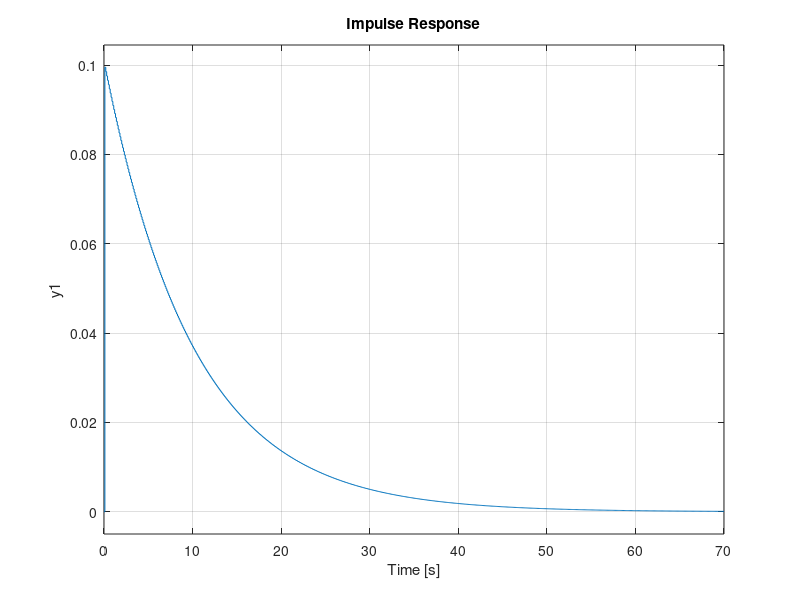
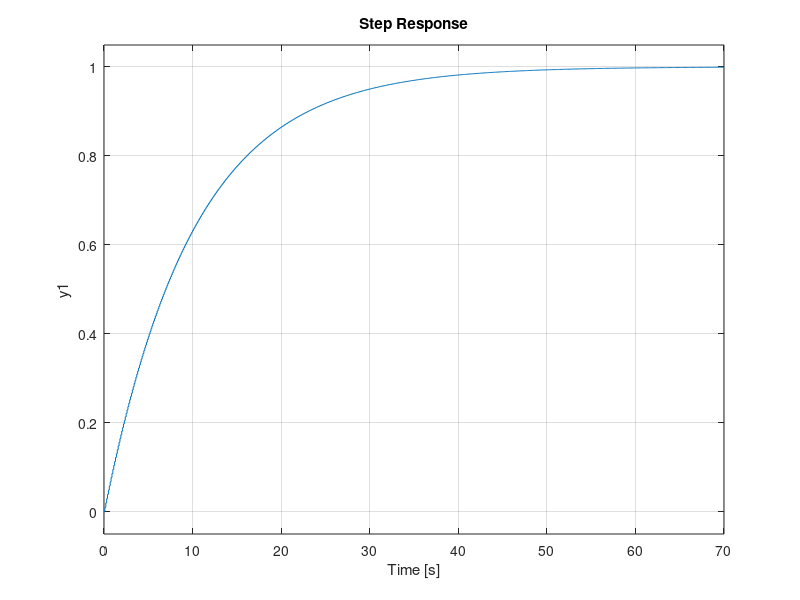
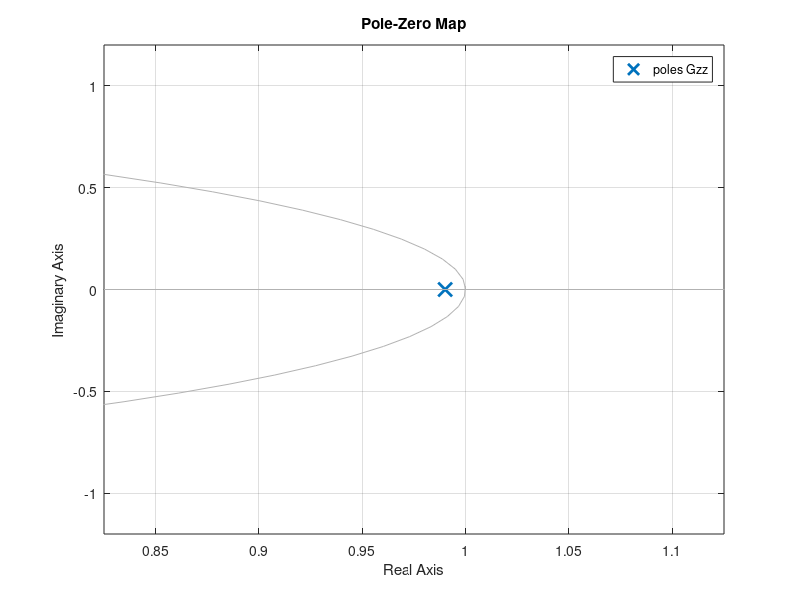
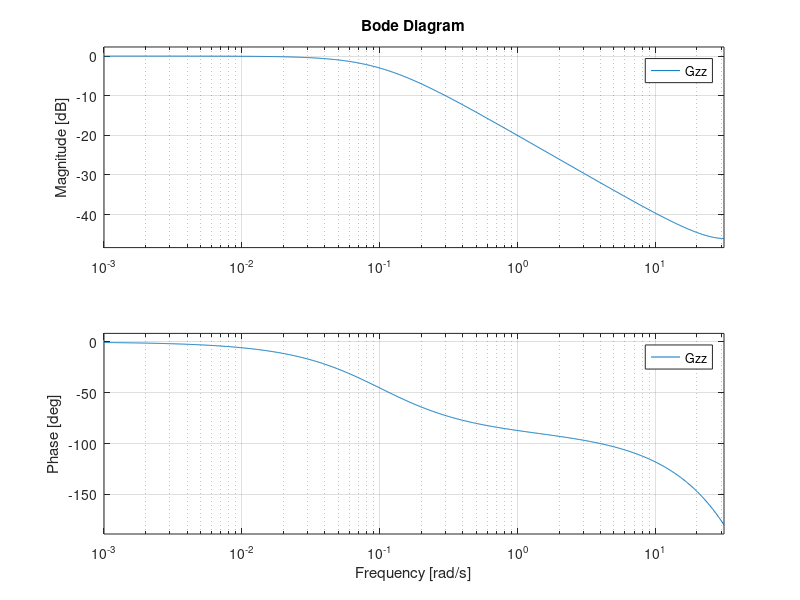

Source code (MATLAB) for these figures, in order:
T = 10;
%Te = [0.01*T, 0.1*T, 0.5*T];
Te = [0.01*T]


for Ts = Te
    Gp = tf(1,[T, 1]);

    Gzi = c2d(Gp, Ts, 'impulse');
    Gzz = c2d(Gp, Ts, 'zoh');

    fprintf("Ts=%d\n",Ts);
    Gp
    Gzi
    Gzz

    figure()
    impulse(Gzz)
    figure()
    step(Gzz)
    figure()
    pzmap(Gzz)
    figure()
    bode(Gzz)
end